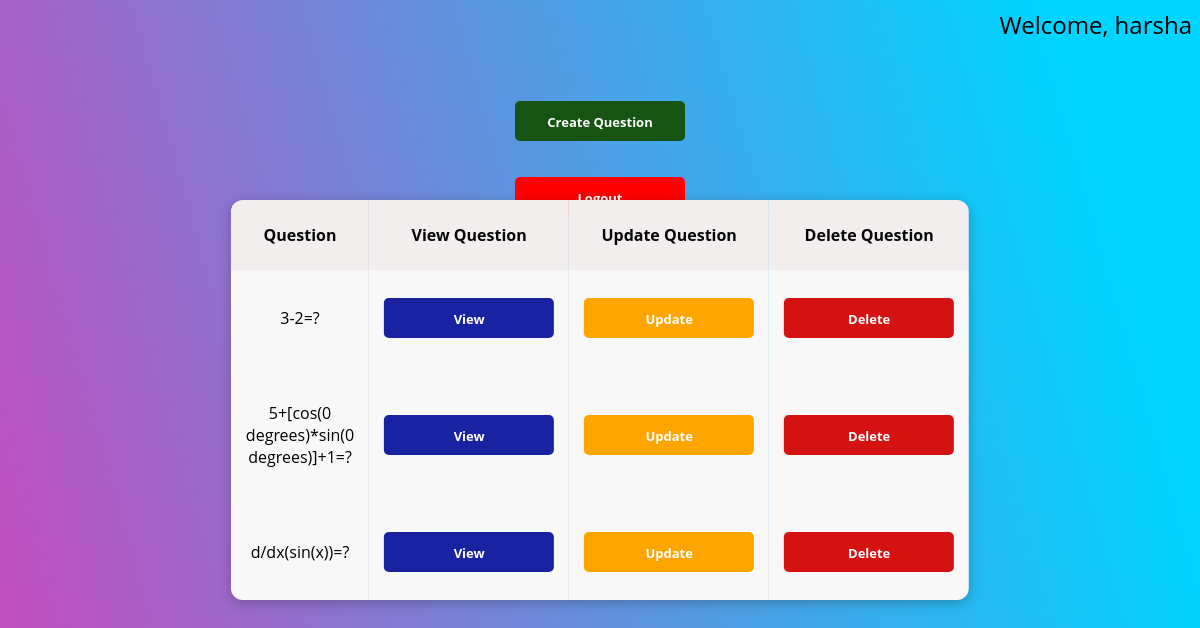
Screenshot of /teacher/ (signed in) with the database file from the repository.
### user/models.py (models this page shows)
class User(AbstractUser):
    is_student=models.BooleanField(default=False)
    is_teacher=models.BooleanField(default=False)

### teacher/models.py (models this page shows, shortened)
class Question(models.Model):
    question = models.TextField(max_length=200)
    answer = models.TextField(max_length=200)
    user = models.ForeignKey(Teacher,on_delete=models.CASCADE,null=True)
    q_subject = models.CharField(max_length=25,null=True,blank=True,choices = SUBJECT_CHOICES)

### teacher/views.py (the view)
# urls.py: path('',TeacherHomeView.as_view(),name='teacher'),
class TeacherHomeView(LoginRequiredMixin,ListView):
    model = Question
    context_object_name="questions"
    template_name='teacher/teacher.html'
    login_url='/login'
    def get_queryset(self):
        try:
            u=Teacher.objects.get(user=self.request.user)
            subject=u.t_subject
        except Teacher.DoesNotExist:
            u=None
            subject=u.t_subject
        return Question.objects.filter(q_subject=subject)

### teacher/templates/teacher/teacher.html
{% extends 'base.html' %}
{% block content%}
<p class="teacher-p">Welcome, {{user.username}} </p>
<div>
        <table class="teacher-main-table">
                <tr>
                        <th>Question</th>
                        <th>View Question</th>
                        <th>Update Question</th>
                        <th>Delete Question</th>
                </tr>
                {% for a in questions %}
                <tr>
                        <td>{{a.question}}</td>
                        <td><a class="view-button" href="{% url 'teacher.detail' pk=a.id %}">View</a></td>
                        <td><a class="update-button" href="{% url 'teacher.update' pk=a.id %}">Update</a></td>
                        <td><a class="delete-button" href="{% url 'teacher.delete' pk=a.id %}">Delete</a></td>
                </tr>
                {% endfor %}
        </table>
        <br><br>
        <a class="create-button" href="{% url 'teacher.create'%}">Create Question</a>
        <br><br>
        <a class="logout-button" href="{% url 'logout'%}">Logout</a>
</div>
{% endblock %}

### static/css/style.css (style rules this page uses)
body { text-align: center; background: linear-gradient(74deg, rgba(2, 0, 36, 1) 0%, rgba(187, 16, 166, 0.7652310924369747) 0%, rgba(0, 212, 255, 1) 89%); }
.teacher-p { text-align: right; font-family: 'Open Sans', sans-serif; font-size: x-large; }
.teacher-main-table { position: absolute; z-index: 2; left: 50%; top: 50%; transform: translate(-50%, -50%); width: 60%; height: 400px; margin: auto; font-family: 'Open Sans', sans-serif; font-size-adjust: initial; text-align: center; border-collapse: collapse; border-spacing: 0; border-radius: 12px 12px; overflow: hidden; box-shadow: 0 3px 12px rgba(32, 32, 32, 0.3); }
.teacher-main-table td, th { background: #f8f8f8; padding: 12px 15px; color: #000000; font-family: 'Open Sans', sans-serif; }
.create-button { position: relative; display: block; width: 150px; height: 20px; background: #175312; padding: 10px; text-align: center; border-radius: 5px; color: white; font-weight: bold; line-height: 22px; text-decoration: none; font-size: small; font-family: 'Open Sans', sans-serif; margin: auto; }
.logout-button { display: block; width: 150px; height: 20px; background: #ff0000; padding: 10px; text-align: center; border-radius: 5px; color: white; font-weight: bold; line-height: 22px; text-decoration: none; font-size: small; font-family: 'Open Sans', sans-serif; margin: auto; }
.view-button { display: block; width: 150px; height: 20px; background: #1922a0; padding: 10px; text-align: center; border-radius: 5px; color: white; font-weight: bold; line-height: 22px; text-decoration: none; font-size: small; font-family: 'Open Sans', sans-serif; margin: auto; }
.update-button { display: block; width: 150px; height: 20px; background: rgb(255, 165, 0); padding: 10px; text-align: center; border-radius: 5px; color: white; font-weight: bold; line-height: 22px; text-decoration: none; font-size: small; font-family: 'Open Sans', sans-serif; margin: auto; }
.delete-button { display: block; width: 150px; height: 20px; background: #d41212; padding: 10px; text-align: center; border-radius: 5px; color: white; font-weight: bold; line-height: 22px; text-decoration: none; font-size: small; font-family: 'Open Sans', sans-serif; margin: auto; }
.teacher-detail-table th, td { background: #21ad50; padding: 15px 15px; color: #fafafa; font-family: 'Open Sans', sans-serif; }
.student-table td, th { background: #f3eeee; padding: 12px 15px; color: #070707; font-family: 'Open Sans', sans-serif; }

### rows the page displays
User: username "harsha"
Question: question "3-2=?"
Question: question "5+[cos(0 degrees)*sin(0 degrees)]+1=?"
Question: question "d/dx(sin(x))=?"
